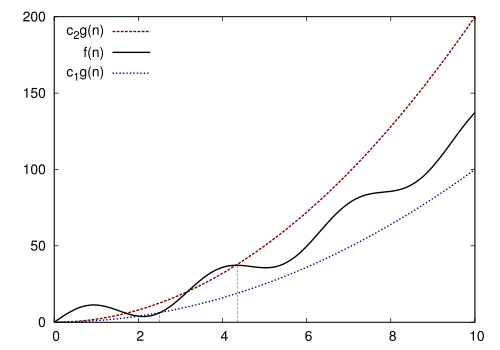

The script that drew this image:
set xrange [0:10]
set key top left spacing 1.5
set arrow from 4.35,0 to 4.35,36.9 ls 9  nohead
set arrow from 2.5,0 to 2.5,6.8 ls 9  nohead
plot \
   2*x*x with lines ls 2 title "c_2g(n)", \
   x*x+3*x+8*sin(x*2) with lines ls 1 title "f(n)", \
   x*x with lines ls 3 title "c_1g(n)"
